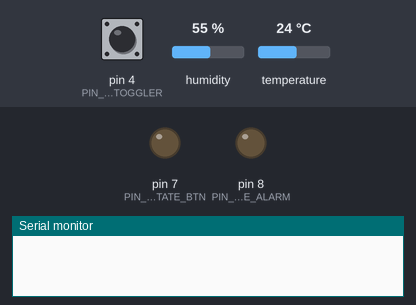
Recording of a sketch running on a simulated Arduino Uno, built with avr-gcc and run on an emulated ATmega328P. Parts: output pins drawn as LEDs (lit = HIGH), the last lines printed to the serial monitor. The test bench sets the inputs (shaded band); at power-on: pin 4 (PIN_BTN_ALARM_TOGGLER) LOW, humidity 55 %, temperature 24 °C.

Above: at 1.2 s.
1.3 s: pin 4 (PIN_BTN_ALARM_TOGGLER) pulled HIGH for 0.15 s
At 1.37 s:
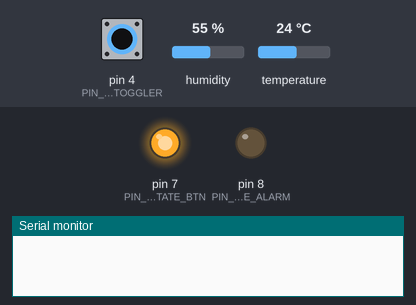
2.9 s: pin 4 (PIN_BTN_ALARM_TOGGLER) pulled HIGH for 1 s
At 7.1 s:
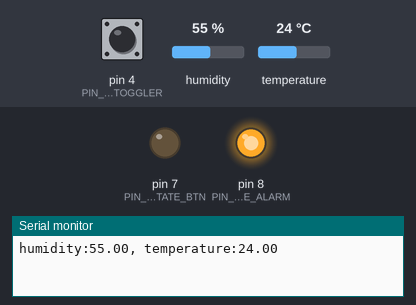
10.4 s: pin 4 (PIN_BTN_ALARM_TOGGLER) pulled HIGH for 3.2 s
At 11.9 s:
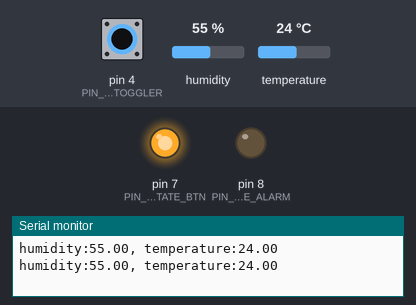
Timing chart, 0 to 15.1 s (numbered marks = the images above; inputs shaded):
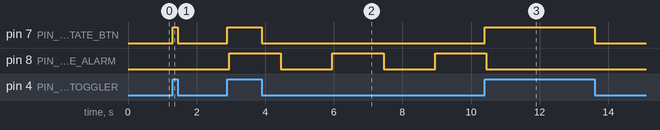

Measured:
- after the input at 1.3 s, pin 7 (PIN_LED_STATE_BTN): LOW → HIGH at once, → LOW 0.15 s later; pin 8 (PIN_LED_STATE_ALARM): stays LOW (without the input it goes to HIGH after 0.20 s)
- after the input at 2.9 s, pin 7 (PIN_LED_STATE_BTN): LOW → HIGH at once, → LOW 1.0 s later; pin 8 (PIN_LED_STATE_ALARM): alternates HIGH for 1.5 s and LOW for 1.5 s, starting after 0.05 s
- after the input at 10.4 s, pin 7 (PIN_LED_STATE_BTN): LOW → HIGH at once, → LOW 3.2 s later; pin 8 (PIN_LED_STATE_ALARM): goes on until 10.5 s, then stays LOW

The sketch:

temperature-alarm.ino
```cpp
// install adafruit dht library first
#include <DHT.h>

// DHT dht(/* PIN: */ 13, DHT11);
DHT dht(/* PIN: */ 13, DHT22);  // DHT22 is way more accurate

int PIN_BUZZER = 2;
int PIN_BTN_ALARM_TOGGLER = 4;  // button for alarm on and off
int PIN_LED_STATE_BTN = 7;      // lights up if button is working
int PIN_LED_STATE_ALARM = 8;    // lights up when alarm is on

bool is_alarm_on = true;
bool is_buzz = false;

bool alarm_led_state = false;
unsigned long t_alarm_led_last_blink = 0;
const long t_alarm_led_blink_interval = 1500;  // 1.5 sec

unsigned long t_last_temperature_measure_time = 0;
const long t_temperature_measure_interval = 5000;  // 5 sec
float last_temperature = 30.0f;
float min_celsius = 24.0f;
float max_celsius = 35.0f;
float min_humidity = 40.0f;
float max_humidity = 90.0f;

int last_btn_alarm_toggler_state = LOW;
int btn_alarm_toggler_state = LOW;

unsigned long t_last_btn_debounce_time = 0;
const long t_btn_debounce_delay = 50;

void setup() {
  Serial.begin(9600);
  dht.begin();
  pinMode(PIN_BUZZER, OUTPUT);
  pinMode(PIN_BTN_ALARM_TOGGLER, INPUT);
  pinMode(PIN_LED_STATE_BTN, OUTPUT);
  pinMode(PIN_LED_STATE_ALARM, OUTPUT);
}

void loop() {
  unsigned long current_time = millis();

  if (is_alarm_on) {
    if (current_time - t_alarm_led_last_blink >= t_alarm_led_blink_interval) {
      t_alarm_led_last_blink = current_time;
      alarm_led_state = !alarm_led_state;
      digitalWrite(PIN_LED_STATE_ALARM, alarm_led_state);
    }

  } else {
    digitalWrite(PIN_LED_STATE_ALARM, LOW);
  }

  int btn_toggler_state = digitalRead(PIN_BTN_ALARM_TOGGLER);
  if (btn_toggler_state != last_btn_alarm_toggler_state) {
    t_last_btn_debounce_time = current_time;
  }

  if ((current_time - t_last_btn_debounce_time) > t_btn_debounce_delay) {
    if (btn_toggler_state != btn_alarm_toggler_state) {
      btn_alarm_toggler_state = btn_toggler_state;
      if (btn_alarm_toggler_state == HIGH) {
        is_alarm_on = !is_alarm_on;
      }
    }
  }

  last_btn_alarm_toggler_state = btn_toggler_state;

  if (btn_toggler_state == HIGH) {
    digitalWrite(PIN_LED_STATE_BTN, HIGH);
  } else {
    digitalWrite(PIN_LED_STATE_BTN, LOW);
  }

  if (is_buzz && is_alarm_on) {
    tone(PIN_BUZZER, 400);
  } else {
    noTone(PIN_BUZZER);
  }

  if (current_time - t_last_temperature_measure_time >= t_temperature_measure_interval && is_alarm_on) {
    t_last_temperature_measure_time = current_time;

    float humidity = dht.readHumidity();
    float celcius = dht.readTemperature();

    Serial.print("humidity:");
    Serial.print(humidity);
    Serial.print(", ");
    Serial.print("temperature:");
    Serial.println(celcius);

    if (celcius < min_celsius || celcius > max_celsius || humidity < min_humidity || humidity > max_humidity) {
      is_buzz = true;
    } else {
      is_buzz = false;
    }
  }
}
```
